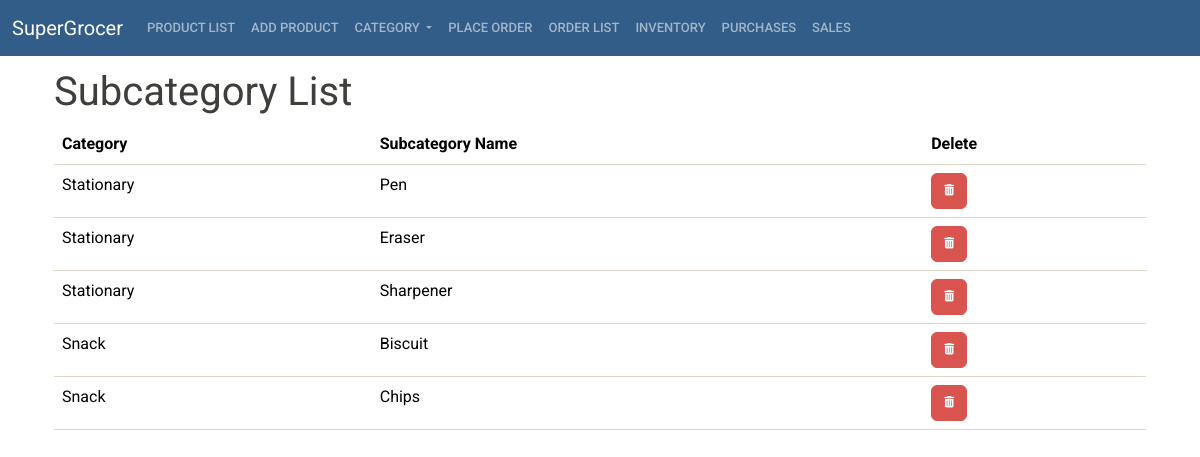
The app's page /store/subcategory_list/ with its own data.
### store/models.py (models this page shows, shortened)
class SubCategory(models.Model):
    category = models.ForeignKey(Category, on_delete=models.CASCADE)
    scat_name = models.CharField(max_length=100)

class Category(models.Model):
    cat_name = models.CharField(max_length=100)
    def __str__(self):
        return self.cat_name

### store/views.py (the view)
# urls.py: path('subcategory_list/', views.subcategory_list, name='subcategory_list'),
def subcategory_list(request):
    subcategories = SubCategory.objects.all()
    return render(request, 'store/subcategory_list.html', {'subcategories': subcategories})

### templates/store/subcategory_list.html (shortened to what this page needs)
{% extends 'base/base.html' %}
{% block content %}
<div class="container">
  <h1>Subcategory List</h1>
  <table class="table table-hover">
    <thead>
      <tr>
        <th>Category</th>
        <th>Subcategory Name</th>
        <th>Delete</th>
      </tr>
    </thead>
    <tbody>
      {% for subcategory in subcategories %}
      <tr>
        <td>{{ subcategory.category}}</td>
        <td>{{ subcategory.scat_name }}</td>
        <td>
          <a href="#" class="btn btn-danger" data-bs-toggle="modal" data-bs-target="#deleteSubcategoryModal{{ subcategory.id }}">
          </a>
        </td>
      </tr>
      {% endfor %}
    </tbody>
  </table>
</div>
{% endblock %}

### records on screen
SubCategory: category "Stationary", scat_name "Pen"
SubCategory: category "Stationary", scat_name "Eraser"
SubCategory: category "Stationary", scat_name "Sharpener"
SubCategory: category "Snack", scat_name "Biscuit"
SubCategory: category "Snack", scat_name "Chips"
